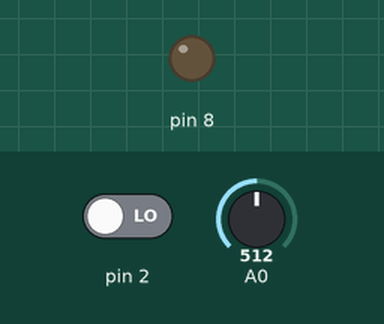
Bench run of a sketch on a simulated Arduino Uno, built with avr-gcc and run on an emulated ATmega328P. Shown: output pins drawn as LEDs (lit = HIGH). The test bench sets the inputs (shaded band); at power-on: pin 2 LOW, A0 = 512.

Above: at 1.8 s.
1.9 s: pin 2 driven HIGH
At 3.1 s:
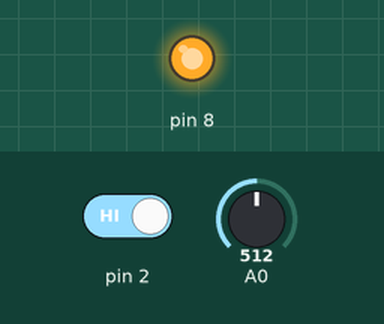
3.5 s: A0 set to 588
7.6 s: A0 set to 606
9.1 s: A0 set to 590
10.6 s: pin 2 driven LOW
At 13.1 s:
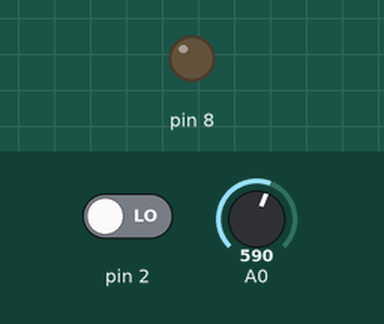
Timing chart, 0 to 14.5 s (numbered marks = the images above; inputs shaded):
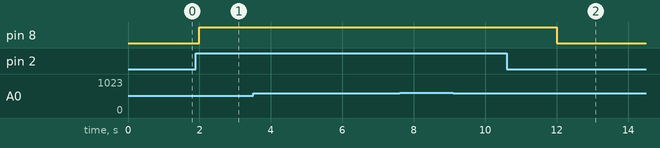

The sketch:

room_lighting_system1.ino
```cpp
// C++ code
//
int LightSensorVal = 0;

int PIRSensorVal = 0;

int RelayOut = 0;

void setup()
{
  pinMode(A0, INPUT);
  pinMode(2, INPUT);
  pinMode(8, OUTPUT);
  Serial.begin(9600);
}

void loop()
{
  LightSensorVal = analogRead(A0);
  PIRSensorVal = digitalRead(2);
  RelayOut = 8;
  if (LightSensorVal < 600) {
    if (PIRSensorVal == HIGH) {
      digitalWrite(8, HIGH);
      delay(5000); // Wait for 5000 millisecond(s)
    } else {
      digitalWrite(8, LOW);
      delay(1000); // Wait for 1000 millisecond(s)
    }
  } else {
    digitalWrite(8, LOW);
    Serial.println(LightSensorVal);
    delay(3000); // Wait for 3000 millisecond(s)
  }
}
```

Measured:
- after the input at 1.9 s, pin 8: LOW → HIGH after 0.10 s
- after the input at 3.5 s, every drawn part: stays the same
- after the input at 7.6 s, every drawn part: stays the same
- after the input at 9.1 s, every drawn part: stays the same
- after the input at 10.6 s, pin 8: HIGH → LOW after 1.4 s
